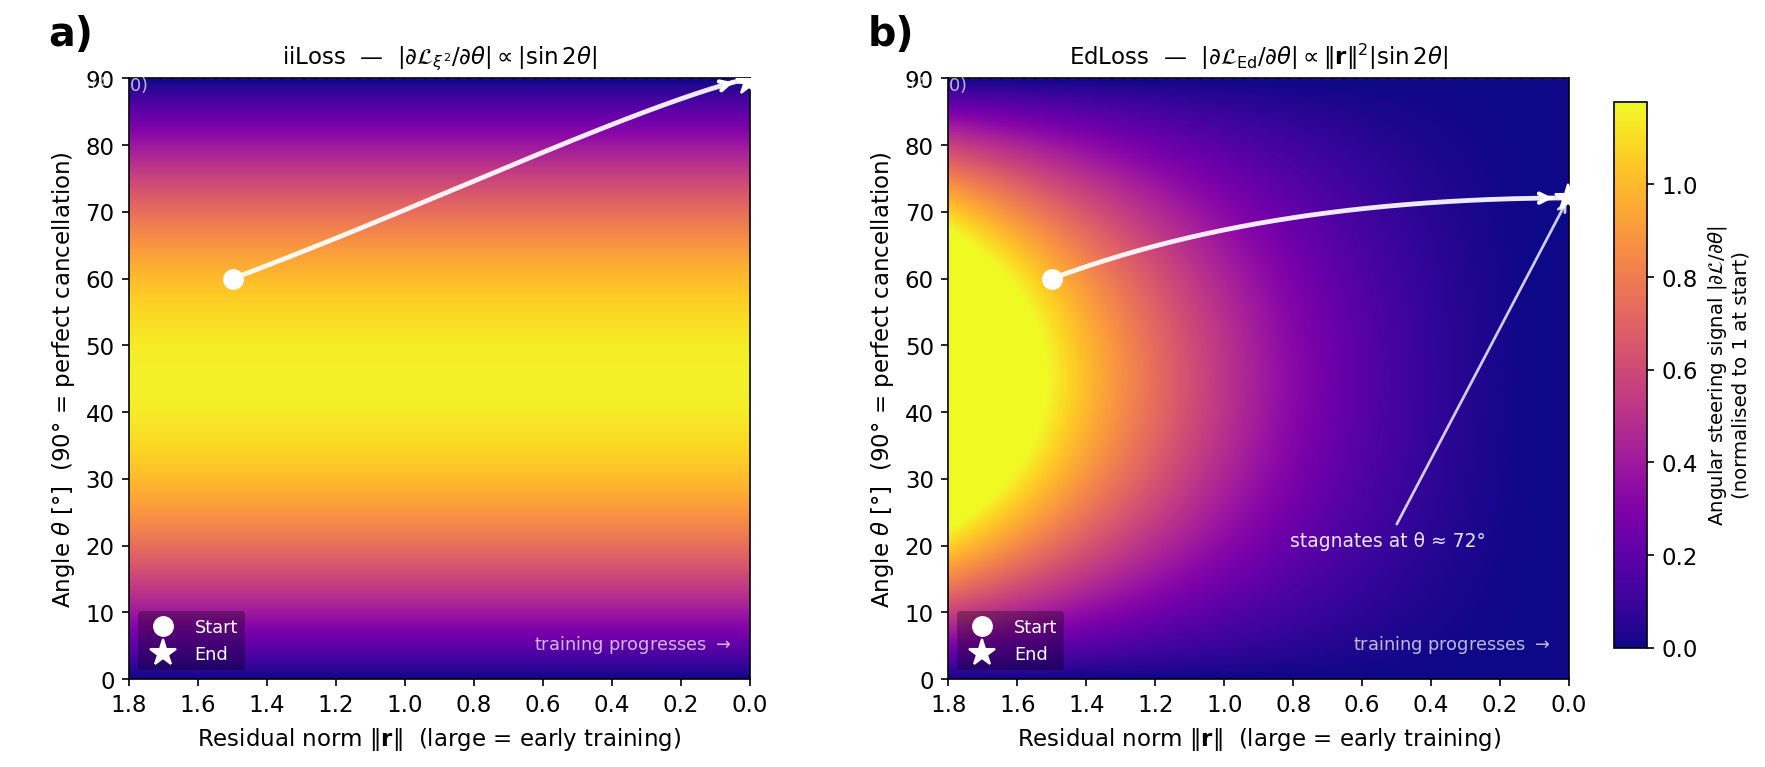

This figure's Python source:
"""
figure_angular_signal.py
------------------------
Angular gradient signal strength in (‖r‖, θ) space.

Shows that iiLoss maintains full angular steering throughout training,
while EdLoss loses angular steering power as ‖r‖ → 0 (the fading signal
problem: EdLoss angular gradient ∝ ‖r‖² → 0 as the model improves).

Dummy trajectories are generated by Euler integration of the gradient ODEs,
normalised so both models start with the same initial angular rate.
"""

import numpy as np
import matplotlib
matplotlib.use("Agg")
import matplotlib.pyplot as plt
from matplotlib.colors import Normalize

plt.rcParams.update({'font.family': 'sans-serif', 'font.size': 11,
                     'axes.linewidth': 0.8})

# ── Grid in (‖r‖, θ) space ───────────────────────────────────────────────────
R_MAX   = 1.8
r_vals  = np.linspace(0.0, R_MAX, 400)
th_vals = np.linspace(0.0, np.pi / 2, 400)
R, TH   = np.meshgrid(r_vals, th_vals)

# ── Reference point: start of training ───────────────────────────────────────
r0  = 1.5
th0 = np.pi / 3   # 60°

# ── Angular gradient signals ─────────────────────────────────────────────────
# iiLoss: |∂ξ²/∂θ| = 2|sin 2θ|   — independent of ‖r‖
ii_ref = 2 * np.abs(np.sin(2 * th0))
sig_ii = 2 * np.abs(np.sin(2 * TH)) / ii_ref   # normalised to 1 at start

# EdLoss: |∂Ed²/∂θ| ∝ ‖r‖² · |sin 2θ|   — fades quadratically
ed_ref = r0**2 * 2 * np.abs(np.sin(2 * th0))
sig_ed = R**2 * 2 * np.abs(np.sin(2 * TH)) / ed_ref   # also = 1 at start

VMAX = sig_ii.max() * 1.02   # shared colour scale

# ── Dummy training trajectories (Euler ODE integration) ──────────────────────
# Both models:   dr/dt  = -a·r                 (MSE radial decay)
# iiLoss:        dθ/dt  = +b · sin(2θ)         (constant angular rate)
# EdLoss:        dθ/dt  = +b/r0² · r² · sin(2θ) (same initial rate, fades as r²)
dt   = 0.012
n    = 500
a    = 1.1     # common decay rate
b    = 0.65    # iiLoss angular rate


def simulate(angular_rate_fn, r0=r0, th0=th0):
    rs, ths = [r0], [th0]
    r, th = r0, th0
    for _ in range(n):
        r  = max(r  - a * r * dt, 1e-4)
        th = min(th + angular_rate_fn(r) * np.sin(2 * th) * dt,
                 np.pi / 2 - 0.008)
        rs.append(r)
        ths.append(th)
    return np.array(rs), np.array(ths)


r_ii, th_ii = simulate(lambda r: b)                   # constant
r_ed, th_ed = simulate(lambda r: (b / r0**2) * r**2)  # fades with r²

# ── Figure ────────────────────────────────────────────────────────────────────
fig, axes = plt.subplots(1, 2, figsize=(12, 5.2))
fig.subplots_adjust(left=0.08, right=0.88, wspace=0.32)

norm_c = Normalize(vmin=0, vmax=VMAX)
CMAP   = 'plasma'

panel_info = [
    ('a)', r'iiLoss  —  $|\partial\mathcal{L}_{\xi^2}/\partial\theta| \propto |\sin 2\theta|$',
     sig_ii, r_ii, th_ii),
    ('b)', r'EdLoss  —  $|\partial\mathcal{L}_\mathrm{Ed}/\partial\theta| \propto \|\mathbf{r}\|^2|\sin 2\theta|$',
     sig_ed, r_ed, th_ed),
]

for ax, (panel_lbl, title, sig, r_t, th_t) in zip(axes, panel_info):

    # ── Background heatmap (x inverted: large ‖r‖ left = early training) ────
    ax.pcolormesh(r_vals, np.degrees(th_vals), sig,
                  cmap=CMAP, norm=norm_c, rasterized=True)

    # ── θ = 90° target line ──────────────────────────────────────────────────
    ax.axhline(90, color='white', lw=1.0, ls='--', alpha=0.45)
    ax.text(R_MAX * 0.97, 88.2, r'$\theta=90°$  ($\xi = 0$)',
            color='white', fontsize=8.5, ha='right', alpha=0.70)

    # ── Training trajectory ──────────────────────────────────────────────────
    ax.plot(r_t, np.degrees(th_t), color='white', lw=2.3, alpha=0.92)

    # Start / end markers
    ax.plot(r_t[0],  np.degrees(th_t[0]),  'o', color='white',
            ms=9, zorder=6, label='Start')
    ax.plot(r_t[-1], np.degrees(th_t[-1]), '*', color='white',
            ms=13, zorder=6, label='End')

    # Direction arrow at midpoint (points toward smaller ‖r‖ = right)
    mid = len(r_t) // 2
    ax.annotate('',
                xy=(r_t[mid + 10], np.degrees(th_t[mid + 10])),
                xytext=(r_t[mid - 10], np.degrees(th_t[mid - 10])),
                arrowprops=dict(arrowstyle='->', color='white', lw=2.0))

    # ── Annotations ──────────────────────────────────────────────────────────
    # Training direction label
    ax.text(0.97, 0.04, r'training progresses $\rightarrow$',
            transform=ax.transAxes, fontsize=8.5,
            color='white', alpha=0.72, ha='right', va='bottom')

    # Panel label
    ax.text(-0.13, 1.04, panel_lbl, transform=ax.transAxes,
            fontsize=19, fontweight='bold', va='bottom')
    ax.set_title(title, fontsize=11, pad=7)

    # ── Axes ─────────────────────────────────────────────────────────────────
    ax.set_xlim(R_MAX, 0)   # inverted: early training (large ‖r‖) on left
    ax.set_ylim(0, 90)
    ax.set_xlabel(r'Residual norm $\|\mathbf{r}\|$  (large = early training)',
                  fontsize=11)
    ax.set_ylabel(r'Angle $\theta$ [°]  (90° = perfect cancellation)',
                  fontsize=11)
    ax.tick_params(top=False, right=False)
    ax.legend(loc='lower left', fontsize=8.5, framealpha=0.3,
              facecolor='black', labelcolor='white', edgecolor='none')

# EdLoss-specific: annotate the stagnation zone
final_th_ed = np.degrees(th_ed[-1])
axes[1].annotate(
    f'stagnates at θ ≈ {final_th_ed:.0f}°',
    xy=(r_ed[-1], final_th_ed),
    xytext=(0.55, 0.22),
    textcoords='axes fraction',
    fontsize=9, color='white', alpha=0.9,
    arrowprops=dict(arrowstyle='->', color='white', lw=1.3, alpha=0.8),
)

# Shared colourbar
cbar_ax = fig.add_axes([0.905, 0.15, 0.018, 0.70])
sm = plt.cm.ScalarMappable(cmap=CMAP, norm=norm_c)
sm.set_array([])
cbar = fig.colorbar(sm, cax=cbar_ax)
cbar.set_label(r'Angular steering signal $|\partial\mathcal{L}/\partial\theta|$'
               '\n(normalised to 1 at start)',
               fontsize=9.5)

plt.savefig('figure_angular_signal.png', dpi=150, bbox_inches='tight')
print('Saved → figure_angular_signal.png')
